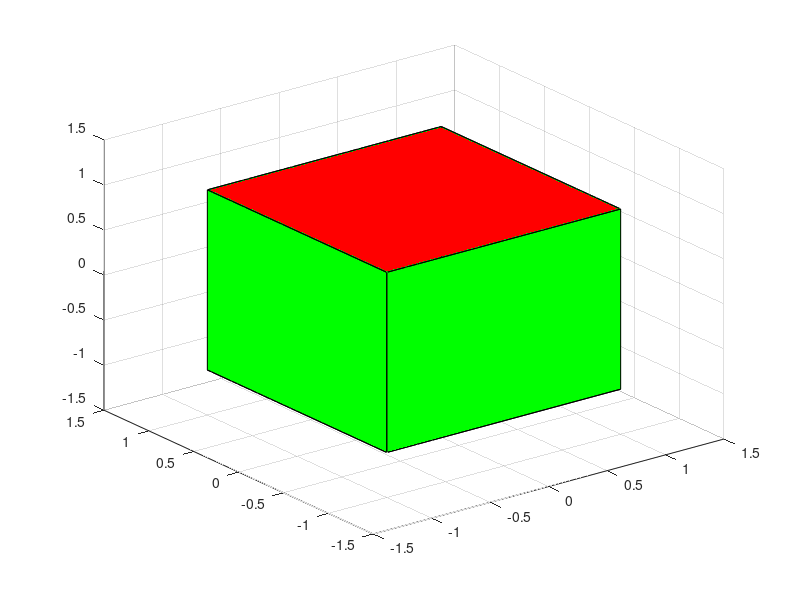

MATLAB code to generate this figure: (Note: this script raises an error after producing the figure.)
%% simple cube
a = -pi : pi/2 : pi;                                % Define Corners
ph = pi/4; %default: pi/4                                          % Define Angular Orientation ( Phase%)
x = [cos(a+ph); cos(a+ph)]/cos(ph);
y = [sin(a+ph); sin(a+ph)]/sin(ph);
z = [-ones(size(a)); ones(size(a))];

figure
surf(x, y, z, 'FaceColor','g')                      % Plot Cube
hold on
patch(x', y', z', 'r')                              % Make Cube Appear Solid
hold off
axis([ -1  1    -1  1    -1  1]*1.5)
grid on

%% Orietation Plot
ld = load('rpy_9axis.mat')

accel = ld.sensorData.Acceleration;
gyro = ld.sensorData.AngularVelocity;    
Fs  = ld.Fs; %Hz of running sensor
decim = 2; 
fuse = imufilter('SampleRate',Fs,'DecimationFactor',decim);

pose = fuse(accel,gyro);

tp = theaterPlot('XLimit',[-2 2],'YLimit',[-2 2],'ZLimit',[-2 2]);
op = orientationPlotter(tp,'DisplayName','Fused Data',...
    'LocalAxesLength',2);

for i=1:numel(pose)
    plotOrientation(op, pose(i))
    drawnow
end

%% Distance Plot

